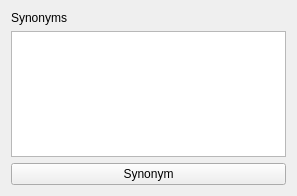
<ui version="4.0" >
 <class>SynonymWidget</class>
 <widget class="QWidget" name="SynonymWidget" >
  <property name="geometry" >
   <rect>
    <x>0</x>
    <y>0</y>
    <width>297</width>
    <height>196</height>
   </rect>
  </property>
  <property name="windowTitle" >
   <string>Form</string>
  </property>
  <layout class="QVBoxLayout" name="verticalLayout" >
   <item>
    <widget class="QLabel" name="synonymLabel" >
     <property name="text" >
      <string>Synonyms</string>
     </property>
    </widget>
   </item>
   <item>
    <widget class="QListView" name="listView" />
   </item>
   <item>
    <widget class="QPushButton" name="synonymButton" >
     <property name="text" >
      <string>Synonym</string>
     </property>
    </widget>
   </item>
  </layout>
 </widget>
 <resources/>
 <connections/>
</ui>
